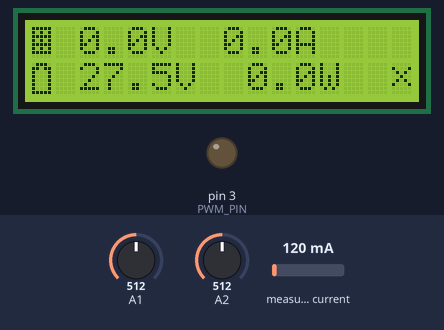
A program run on a simulated Arduino Nano, built with avr-gcc and run on an emulated ATmega328P. Parts: 16×2 character LCD, output pins drawn as LEDs (lit = HIGH). Dashed ring = blinking. The test bench sets the inputs (shaded band); at power-on: A2 = 512, measured current 120 mA, A1 = 512. What the program prints to the serial monitor is not drawn.

Above: at 2.8 s.
2.9 s: A2 set to 256
At 4.7 s:
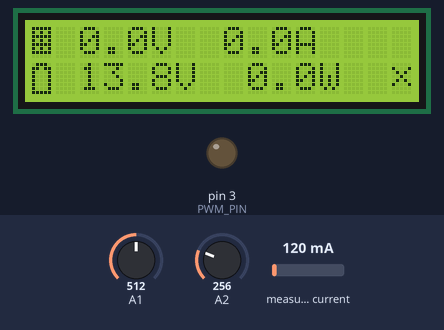
5.3 s: A2 set to 234
At 6.3 s:
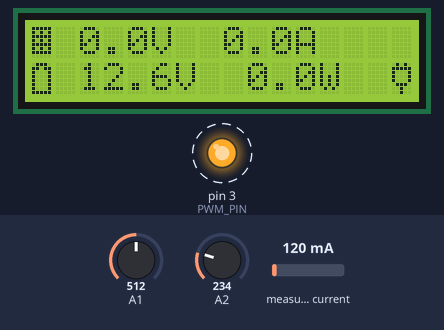
9.5 s: measured current set to 500 mA
At 11.4 s:
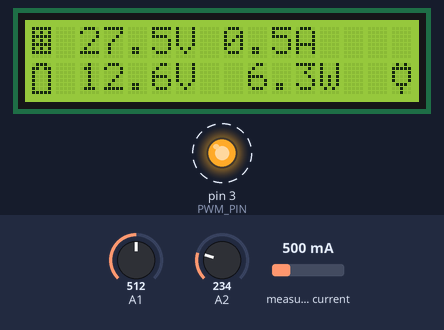
13.1 s: A2 set to 306
At 15.5 s:
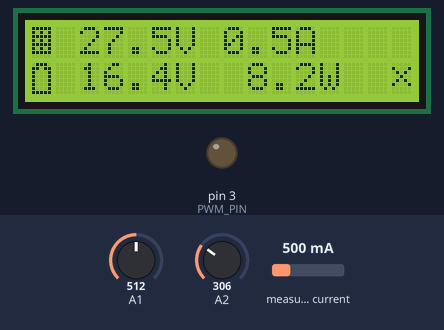
17.3 s: measured current set to 1000 mA
At 19.2 s:
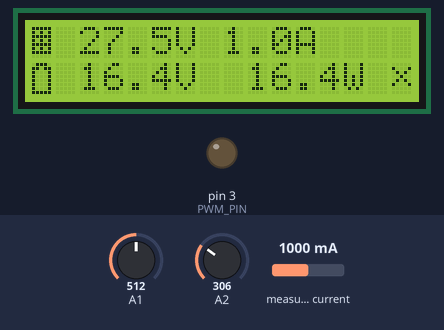
19.9 s: measured current set to 1500 mA
At 21.1 s:
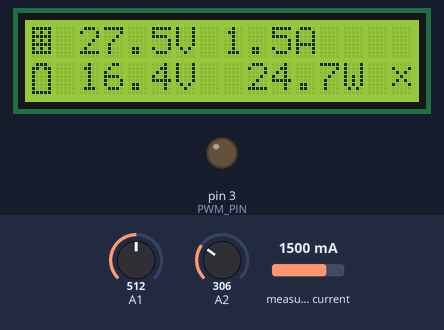
Timing chart, 0 to 22.9 s (numbered marks = the images above; inputs shaded):
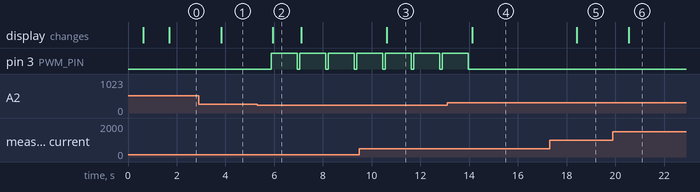

Measured:
- the behaviour switches between 246 and 245 on A2 (found by bisection; images 1 and 2)
- after the input at 2.9 s, the display: changes after 0.92 s (image 1)
- after the input at 5.3 s, pin 3 (PWM_PIN): alternates HIGH for 1.1 s and LOW for 0.10 s, starting after 0.59 s; the display: changes after 0.65 s (image 2)
- after the input at 9.5 s, the display: changes after 1.1 s (image 3)
- after the input at 13.1 s, pin 3 (PWM_PIN): goes on until 14.0 s, then stays LOW; the display: changes after 1.0 s (image 4)
- after the input at 17.3 s, the display: changes after 1.1 s (image 5)
- after the input at 19.9 s, the display: changes after 0.65 s (image 6)

The program:

main.cpp
```cpp
// Arduino pins Connections----------------------------------------------------------------------------

// A0 - ACS712 to monitor solar current
// A1 - Voltage divider to measure solar panel
// A2 - Voltage divider to measure battery voltage
// A3 - Not used
// A4 - LCD SDA
// A5 - LCD SCL

// D0 - Not used
// D1 - Not used
// D2 - Not used
// D3 - PWM Output to control MOSFET
// D4 - Not Used
// D5 - Not used
// D6 - Not used
// D7 - Not used
// D8 - Not used
// D9 - Not used
// D10 - Not used
// D11 - Not used
// D12 - Not used
// D13 - not used


// Include Libraries

#include <Arduino.h>
#include "LiquidCrystal_I2C.h"
#include "ACS712.h"
#include "Sensors/VoltageSensor.h"

//--------------------------------------------------------------------------------------------------------------------------
///////////////////////DECLARATION OF ALL BIT MAP ARRAY FOR FONTS///////////////////////////////////////////////////////////
//--------------------------------------------------------------------------------------------------------------------------
byte solar[8] = {0b11111,0b10101,0b11111,0b10101,0b11111,0b10101,0b11111,0b00000}; //icon for solar panel
byte battery[8] = {0b01110,0b11011,0b10001,0b10001,0b10001,0b10001,0b10001,0b11111}; //icon for battery
byte energy[8] = {0b00010,0b00100,0b01000,0b11111,0b00010,0b00100,0b01000,0b00000}; // icon for power
byte charge[8] = {  0b01010,0b11111,0b10001,0b10001,0b10001,0b01110,0b00100,0b00100}; // icon for battery charge
byte not_charge[8]= {0b00000,0b10001,0b01010,0b00100,0b01010,0b10001,0b00000,0b00000}; // icon for battery non charge

//---------------------------------------------------------------------------------------------------------------------------

// Definitions :

#define SOLAR_VOLT_SENS 1        // defining the analog pin A0 to read solar panel Voltage
#define BATTERY_VOLT_SENS 2      // defining the analog pin A1 to read battery voltage
#define SOLAR_CURRENT_SENS 0     // defining the Analog pin A2 to measure load current
#define PWM_PIN 3                // defining digital pin D3 to drive the main MOSFET

VoltageSensor Input_Voltage_Sensor(VOLTSENS_100K, SOLAR_VOLT_SENS);
VoltageSensor Battery_Voltage_Sensor(VOLTSENS_100K, BATTERY_VOLT_SENS);
ACS712 Current_Sensor(ACS712_30A, SOLAR_CURRENT_SENS);
LiquidCrystal_I2C LCD(0x27, 16, 2);

double Current_Value;
double Watts;

bool To_Charge;

void SerialPrint();
void LCD_Print();

void ReadValues();
void Charge();

void setup()
{
    Serial.begin(9600);
    Serial.println("BOOTING...");

    LCD.init();
    LCD.backlight();

    LCD.setCursor(0, 0);
    LCD.println("BOOTING...");

    LCD.createChar(1, solar);
    LCD.createChar(2, battery);
    LCD.createChar(3, energy);
    LCD.createChar(4, charge);
    LCD.createChar(5, not_charge);

    pinMode(SOLAR_VOLT_SENS, INPUT);
    pinMode(BATTERY_VOLT_SENS, INPUT);
    pinMode(SOLAR_CURRENT_SENS, INPUT);
    pinMode(PWM_PIN, OUTPUT);

    Current_Sensor.calibrate();

    delay(500);

    Serial.println("OK!");
    Serial.println();

    LCD.clear();

    LCD.setCursor(0, 0);
    LCD.println("OK!");

    delay(1000);
}

void loop()
{
    ReadValues();
    Charge();
    SerialPrint();
    LCD_Print();

    delay(1000);
}

void SerialPrint()
{
    Serial.println();
    Serial.print("Solar voltage - ");
    Serial.print(Input_Voltage_Sensor.GetValue());
    Serial.println();
    Serial.print("Battery voltage - ");
    Serial.print(Battery_Voltage_Sensor.GetValue());
    Serial.println();
    Serial.print("Current - ");
    Serial.print(Current_Value);
    Serial.println();
    Serial.print("Watts - ");
    Serial.print(Watts);
    Serial.println();
    Serial.print("Charge state - ");
    Serial.print(Input_Voltage_Sensor.GetValue());
    Serial.println();
}

void LCD_Print()
{
    LCD.clear();
    // Display Solar Panel Parameters
    LCD.setCursor(0, 0);
    LCD.write(1);
    LCD.setCursor(2, 0);
    LCD.print(Input_Voltage_Sensor.GetValue(), 1);
    LCD.print("V");
    LCD.setCursor(8, 0);
    LCD.print(Current_Value, 1);
    LCD.print("A");

    // Display Battery Parameters
    LCD.setCursor(0, 1);
    LCD.write(2);
    LCD.setCursor(2, 1);
    LCD.print(Battery_Voltage_Sensor.GetValue(), 1);
    LCD.print("V");
    LCD.setCursor(9, 1);
    LCD.print(Watts, 1);
    LCD.print("W");
    LCD.setCursor(15, 1);
    if(To_Charge)
    {
        LCD.write(4);
    }
    else
    {
        LCD.write(5);
    }
}

void ReadValues()
{
    if(To_Charge)
    {
        analogWrite(PWM_PIN, 0); //

        Input_Voltage_Sensor.ReadValue();

        delay(100); //
        analogWrite(PWM_PIN, 255); //
    }

    Battery_Voltage_Sensor.ReadValue();

    Current_Value = Current_Sensor.getCurrentDC();

    if(Current_Value < 0.16)
    {
        Current_Value = 0;
    }

    if(Input_Voltage_Sensor.GetValue() < 0.16)
    {
        Input_Voltage_Sensor.SetValue(0);
    }

    if(Battery_Voltage_Sensor.GetValue() < 0.16)
    {
        Battery_Voltage_Sensor.SetValue(0);
    }

    Watts = Current_Value * Battery_Voltage_Sensor.GetValue();

    if (Battery_Voltage_Sensor.GetValue() >= 14.4)
    {
        To_Charge = false;
    }
    else if (Battery_Voltage_Sensor.GetValue() <= 13.2)
    {
        To_Charge = true;
    }
}

void Charge()
{
    if(To_Charge)
    {
        analogWrite(PWM_PIN, 255);
    }
    else
    {
        analogWrite(PWM_PIN, 0);
    }
}
```

VoltageSensor.cpp
```cpp
//
// Created by Ivan Bondaruk on 11/6/2023.
//

#include <Arduino.h>
#include "VoltageSensor.h"

VoltageSensor::VoltageSensor(VoltageSensorType sensorType, uint8_t _pin){
    pin = _pin;
    Value = 0;

    // Different models of the sensor have their sensitivity:
    switch (sensorType) {
        case VOLTSENS_20K:
            R1 = 20000.0;
            R2 = 10000.0;
            break;
        case VOLTSENS_50K:
            R1 = 50000.0;
            R2 = 10000.0;
            break;
        case VOLTSENS_100K:
            R1 = 100000.0;
            R2 = 10000.0;
            break;
        case VOLTSENS_200K:
            R1 = 200000.0;
            R2 = 10000.0;
            break;
    }
}

void VoltageSensor::ReadValue(){
    int analogValue = analogRead(pin); // Get value from analog pin
    double temp = (analogValue * 5.0) / 1024.0; // Converting voltage value
    Value = temp / (R2/(R1 + R2));
}

double VoltageSensor::GetValue() const {
    return Value;
}

void VoltageSensor::SetValue(double value) {
    Value = value;
}
```

VoltageSensor.h
```cpp
//
// Created by Ivan Bondaruk on 11/6/2023.
//

#ifndef PWMSCC_VOLTAGESENSOR_H
#define PWMSCC_VOLTAGESENSOR_H

#include <stdint.h>

enum VoltageSensorType {VOLTSENS_20K, VOLTSENS_50K, VOLTSENS_100K, VOLTSENS_200K};

class VoltageSensor{
public:
    VoltageSensor(VoltageSensorType sensorType, uint8_t _pin); // constructor
    void ReadValue();
    double GetValue() const;
    void SetValue(double value);
private:
    uint8_t pin;
    double R1,R2, Value;
};


#endif //PWMSCC_VOLTAGESENSOR_H
```
